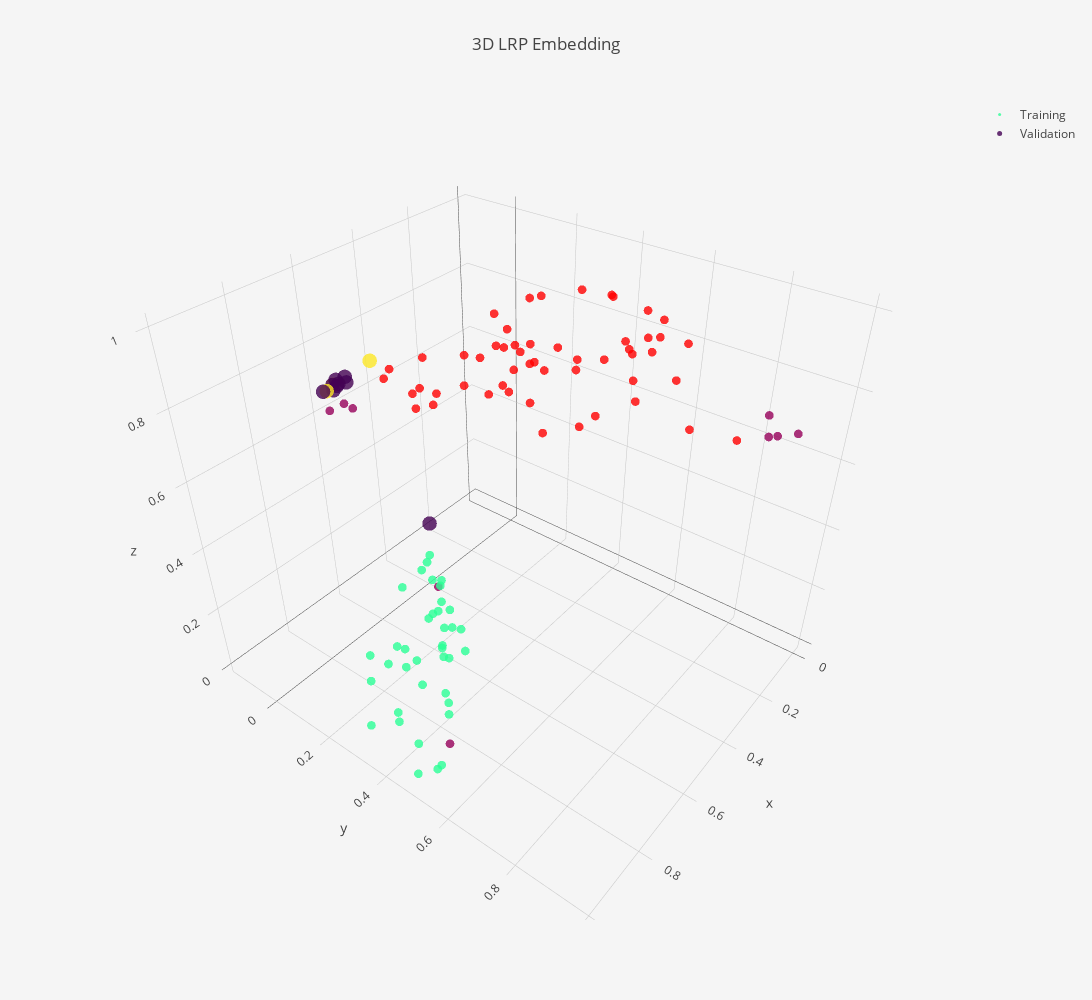

This figure's notebook cell:
### Code cell
embedding_pipeline = Pipeline([
    ("reducer", umap.UMAP(random_state=42,
                    n_components = 3,
                    n_neighbors=10,
                    min_dist=0)),
   ("scaler", MinMaxScaler())
])
embedding_pipeline.fit(training_lrp)


# reducer = umap.UMAP(random_state=42,
#                     n_components = 2,
#                     n_neighbors=10,
#                     min_dist=0)

# embedding = reducer.fit_transform(training_lrp)

# emb2d = go.Scatter(
#     x=embedding[:,0],
#     y=embedding[:,1],
#     mode="markers"
# )

# layout = go.Layout(
#     title= "2D LRP Embedding"
# )

# data=[emb2d]

# fig = go.Figure(data=data, layout=layout)
# iplot(fig)



embedding = embedding_pipeline.transform(training_lrp)

emb3d = go.Scatter3d(
    x=embedding[:,0],
    y=embedding[:,1],
    z=embedding[:,2],
    mode="markers",
    name="Training",
    marker=dict(
        size=3,
        color=pipeline.clusterer.labels_,
        colorscale="Rainbow",
        opacity=0.8
    ),
    text=pipeline.clusterer.labels_
)

val_3d_embedding = embedding_pipeline.transform(val_lrp)

val_emb3d = go.Scatter3d(
    x=val_3d_embedding[:,0],
    y=val_3d_embedding[:,1],
    z=val_3d_embedding[:,2],
    name="Validation",
    mode="markers",
    marker=dict(
        size=5,
        color=cluster_labels,
        colorscale='Viridis',
        opacity=0.8
#         showscale=True
    ),
    text = cluster_labels
)

layout = go.Layout(
    title="3D LRP Embedding",
    autosize=False,
    width=1200,
    height=1000,
    paper_bgcolor='#F5F5F5'
)


data=[emb3d, val_emb3d]

fig = go.Figure(data=data, layout=layout)
iplot(fig, filename='lrp-3d-heart.html')

### Figure 1 — Plotly figure (JSON) as saved in the notebook; plotly's stock layout.template omitted (floating-point values rounded to 4 significant figures)
{"data": [{"marker": {"color": [0, 1, 1, 1, 0, 1, 0, 1, -1, 0, 0, 1, 0, 1, 1, 0, 0, 0, 0, 1, 0, 0, 1, 1, -1, 1, 1, 0, 0, 0, -1, 0, 0, 1, 1, 1, 1, 0, 1, -1, 1, 1, 0, -1, 1, 1, 1, 1, 1, 0, 1, 1, -1, 1, 1, 1, 0, 0, 1, 1, 0, 1, 1, 1, 0, -1, 1, 0, 0, 0, 0, 1, 0, 1, 1, 0, 1, 1, -1, -1, 1, 0, 1, 1, 0, 0, 0, 1, 1, 1, 1, 0, 0, 0, 1, 1, 1, 0, 1], "colorscale": "Rainbow", "opacity": 0.8, "size": 3}, "mode": "markers", "name": "Training", "text": [0, 1, 1, 1, 0, 1, 0, 1, -1, 0, 0, 1, 0, 1, 1, 0, 0, 0, 0, 1, 0, 0, 1, 1, -1, 1, 1, 0, 0, 0, -1, 0, 0, 1, 1, 1, 1, 0, 1, -1, 1, 1, 0, -1, 1, 1, 1, 1, 1, 0, 1, 1, -1, 1, 1, 1, 0, 0, 1, 1, 0, 1, 1, 1, 0, -1, 1, 0, 0, 0, 0, 1, 0, 1, 1, 0, 1, 1, -1, -1, 1, 0, 1, 1, 0, 0, 0, 1, 1, 1, 1, 0, 0, 0, 1, 1, 1, 0, 1], "type": "scatter3d", "uid": "f2b45e54-7517-47b4-9048-c769c6c1a5d7", "x": [0.8147, 0.06763, 0.1276, 0.05467, 1, 0, 0.9547, 0.07123, 0.3554, 0.9177, 0.9718, 0.4163, 0.5853, 0.5304, 0.4751, 0.6872, 0.738, 0.8677, 0.7455, 0.3406, 0.7645, 0.5543, 0.472, 0.4164, 0.94, 0.3952, 0.6393, 0.5616, 0.7569, 0.5211, 0.6926, 0.5753, 0.5836, 0.2376, 0.1921, 0.4668, 0.1602, 0.868, 0.2195, 0.6965, 0.1591, 0.1342, 0.761, 0.3204, 0.5726, 0.07651, 0.01735, 0.5935, 0.6825, 0.6995, 0.2698, 0.6517, 0.3, 0.02788, 0.6081, 0.2323, 0.7565, 0.9067, 0.2306, 0.526, 0.7663, 0.7583, 0.2144, 0.2827, 0.5583, 0.7149, 0.5132, 0.6696, 0.6087, 0.7667, 0.8908, 0.4724, 0.6228, 0.5988, 0.5825, 0.8659, 0.2377, 0.6345, 0.3669, 0.6645, 0.7431, 0.9461, 0.4862, 0.7579, 0.7038, 0.7061, 0.7864, 0.1312, 0.7792, 0.3333, 0.1974, 0.7414, 0.6043, 0.8102, 0.3447, 0.626, 0.5521, 0.6575, 0.4869], "y": [0.1687, 0.5284, 0.4781, 0.1523, 0.514, 0.2452, 0.547, 0.1262, 0.978, 0.4377, 0.55, 0.9183, 0.2104, 0.02396, 0.8392, 0.3163, 0.4412, 0.4988, 0.1666, 0.1235, 0.4108, 0.2248, 0.3867, 0.05048, 0.564, 0.3739, 0.4896, 0.1353, 0.3432, 0.1298, 0.0003566, 0.2817, 0.2572, 0.553, 0.1449, 0.5547, 0.5474, 0.321, 0.5498, 0.08747, 0.07499, 0.641, 0.2517, 0.9393, 0.5457, 0.5401, 0.3541, 0.4858, 0.6244, 0.2296, 0.5898, 0.441, 1, 0.3556, 0.4686, 0.4733, 0.3019, 0.3648, 0.2502, 0.5924, 0.121, 0.3537, 0.6617, 0.181, 0.1547, 0.3424, 0.4051, 0.3057, 0.2198, 0.3686, 0.5196, 0.4057, 0.2658, 0.1878, 0.5276, 0.489, 0.3404, 0.4474, 0.964, 0.02185, 0.3889, 0.3049, 0, 0.4141, 0.1924, 0.1649, 0.411, 0.5239, 0.3887, 0.5899, 0.5818, 0.3792, 0.09883, 0.4371, 0.529, 0.673, 0.3066, 0.2943, 0.4446], "z": [0, 0.821, 0.7968, 0.8213, 0.06806, 0.8451, 0.07961, 0.8138, 0.8524, 0.0408, 0.08458, 0.8495, 0.1078, 0.7372, 0.8739, 0.121, 0.2165, 0.1834, 0.006908, 0.7552, 0.1947, 0.09797, 0.8576, 0.7565, 0.1536, 0.8359, 0.928, 0.1991, 0.2826, 0.2225, 0.7135, 0.0745, 0.07295, 0.8533, 0.7757, 0.9361, 0.8623, 0.02852, 0.7738, 0.7538, 0.7867, 0.8657, 0.06063, 0.8705, 0.9527, 0.8745, 0.8621, 1.0, 0.8867, 0.02239, 0.7545, 0.9809, 0.8387, 0.8707, 0.9953, 0.8107, 0.02327, 0.05948, 0.7815, 0.9494, 0.02753, 0.8797, 0.8105, 0.7757, 0.2342, 0.3559, 0.8259, 0.3082, 0.2404, 0.3193, 0.1782, 0.9089, 0.2727, 0.7838, 0.9702, 0.2081, 0.8031, 0.8898, 0.8508, 0.728, 0.8941, 0.0396, 0.737, 0.9364, 0.04603, 0.04087, 0.2463, 0.915, 0.9493, 0.936, 0.8511, 0.2602, 0.1468, 0.2515, 0.7284, 0.8919, 0.8254, 0.2394, 0.7995]}, {"marker": {"color": [-1, 1, -1, -1, -1, -1, 1, -1, -1, 1, -1, -1], "colorscale": "Viridis", "opacity": 0.8, "size": 5}, "mode": "markers", "name": "Validation", "text": [-1, 1, -1, -1, -1, -1, 1, -1, -1, 1, -1, -1], "type": "scatter3d", "uid": "60ce1c93-8876-4d0e-820b-c0c0db32aebe", "x": [0.5795, 0.5615, 0.5433, 0.5368, 0.5494, 0.5728, 0.441, 0.577, 0.8763, 0.58, 0.5182, 0.6135], "y": [-0.1113, -0.1309, -0.1411, -0.1086, -0.1248, -0.121, -0.1174, -0.0991, 0.4853, -0.1378, -0.1336, -0.1114], "z": [0.6793, 0.681, 0.6836, 0.6844, 0.6805, 0.6885, 0.7032, 0.6952, 0.7131, 0.6681, 0.6839, 0.6907]}], "layout": {"autosize": false, "height": 1000, "paper_bgcolor": "#F5F5F5", "scene": {"aspectmode": "auto", "aspectratio": {"x": 0.957, "y": 1.092, "z": 0.957}, "camera": {"center": {"x": 0, "y": 0, "z": 0}, "eye": {"x": 1.373, "y": 1.063, "z": 1.293}, "projection": {"type": "perspective"}, "up": {"x": 0, "y": 0, "z": 1}}}, "title": {"text": "3D LRP Embedding"}, "width": 1200}}
